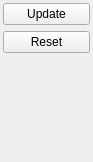
<?xml version="1.0" encoding="UTF-8"?>
<ui version="4.0">
 <class>PIDSetting</class>
 <widget class="QWidget" name="PIDSetting">
  <property name="geometry">
   <rect>
    <x>0</x>
    <y>0</y>
    <width>93</width>
    <height>162</height>
   </rect>
  </property>
  <property name="windowTitle">
   <string>PIDSetting</string>
  </property>
  <layout class="QGridLayout" name="gridLayout">
   <property name="leftMargin">
    <number>3</number>
   </property>
   <property name="topMargin">
    <number>3</number>
   </property>
   <property name="rightMargin">
    <number>3</number>
   </property>
   <property name="bottomMargin">
    <number>3</number>
   </property>
   <item row="0" column="0">
    <widget class="QPushButton" name="pushButton">
     <property name="text">
      <string>Update</string>
     </property>
    </widget>
   </item>
   <item row="1" column="0">
    <widget class="QPushButton" name="pushButton_2">
     <property name="text">
      <string>Reset</string>
     </property>
    </widget>
   </item>
   <item row="2" column="0">
    <spacer name="verticalSpacer">
     <property name="orientation">
      <enum>Qt::Vertical</enum>
     </property>
     <property name="sizeHint" stdset="0">
      <size>
       <width>20</width>
       <height>95</height>
      </size>
     </property>
    </spacer>
   </item>
  </layout>
 </widget>
 <layoutdefault spacing="6" margin="11"/>
 <resources/>
 <connections/>
</ui>
